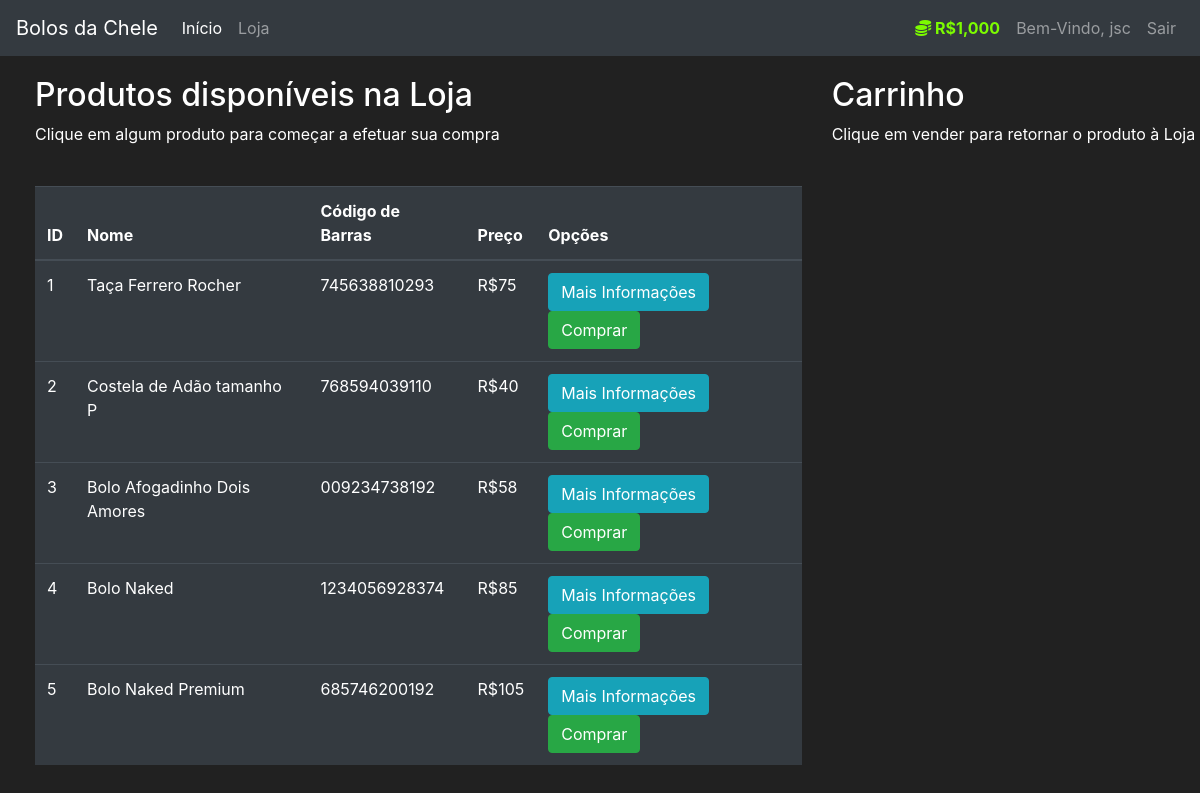
/market (signed in), run on an earlier commit of the app's database.
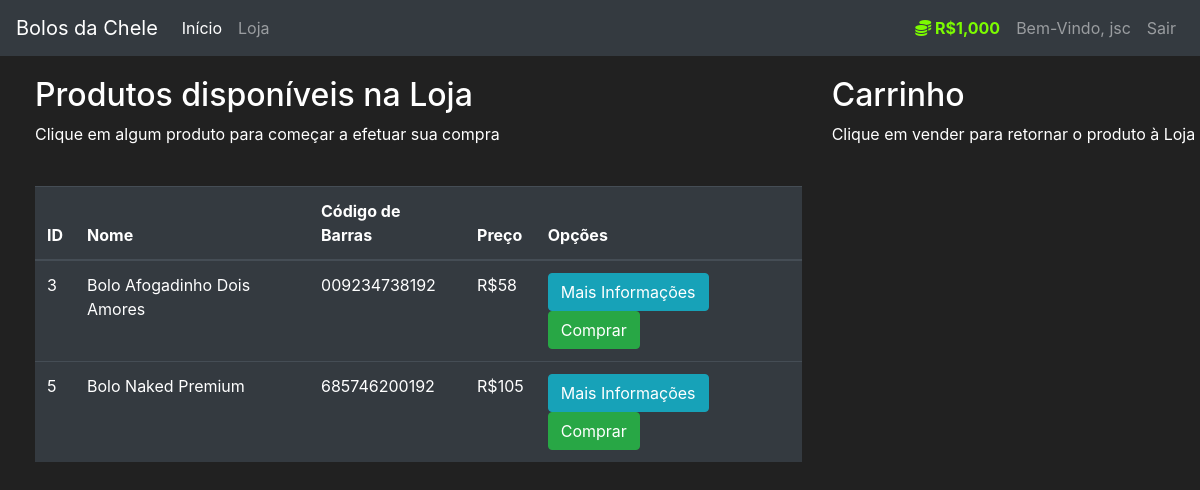
And on a later commit of the database.
### market/models.py (models this page shows, shortened)
class Item(db.Model):
    id = db.Column(db.Integer(), primary_key=True)
    name = db.Column(db.String(length=30), nullable=False, unique=True)
    price = db.Column(db.Integer(), nullable=False)
    barcode = db.Column(db.String(length=12), nullable=False, unique=True)
    description = db.Column(db.String(length=1024), nullable=False, unique=True)
    owner = db.Column(db.Integer(), db.ForeignKey('user.id'))

### market/routes.py (the view, shortened to what this page needs)
@app.route('/market', methods=['GET', 'POST'])
@login_required
def market_page():
    purchase_form = PurchaseItemForm()
    selling_form = SellItemForm()
    if request.method == "GET":
        items = Item.query.filter_by(owner=None)
        owned_items = Item.query.filter_by(owner=current_user.id)
        return render_template('market.html', items=items, purchase_form=purchase_form, owned_items=owned_items, selling_form=selling_form)

### market/models.py (called while the page is built)
@login_manager.user_loader
def load_user(user_id):
    return User.query.get(int(user_id))

    @property
    def prettier_budget(self):
        if len(str(self.budget)) >= 4:
            return f'R${str(self.budget)[:-3]},{str(self.budget)[-3:]}'
        else:
            return f"R${self.budget}"

### market/templates/market.html (shortened to what this page needs)
{% extends 'base.html' %}
{% block content %}
<div class="row" style="margin-top:20px; margin-left:20px">
   <div class="col-8">
       <h2>Produtos disponíveis na Loja</h2>
       <p>Clique em algum produto para começar a efetuar sua compra</p>
       <br>
      <table class="table table-hover table-dark">
         <thead>
            <tr>
               <th scope="col">ID</th>
               <th scope="col">Nome</th>
               <th scope="col">Código de Barras</th>
               <th scope="col">Preço</th>
               <th scope="col">Opções</th>
            </tr>
         </thead>
         <tbody>
            {% for item in items %}
            <tr>
               <td>{{ item.id }}</td>
               <td>{{ item.name }}</td>
               <td>{{ item.barcode }}</td>
               <td>R${{ item.price }}</td>
               <td>
                  <button class="btn btn-outline btn-info" data-toggle="modal" data-target="#Modal-MoreInfo-{{ item.id }}">Mais Informações</button>
                  <button class="btn btn-outline btn-success" data-toggle="modal" data-target="#Modal-PurchaseConfirm-{{ item.id }}">Comprar</button>
               </td>
            </tr>
            {% endfor %}
         </tbody>
      </table>
   </div>
   <div class="col-4">
        <h2>Carrinho</h2>
        <p>Clique em vender para retornar o produto à Loja</p>
        <br>
   </div>
</div>
{% endblock %}

What changed in the data, as far as the page shows it:
no longer on this page (row edited): Item: id "1", name "Taça Ferrero Rocher", barcode "745638810293", price "75"
no longer on this page (row edited): Item: id "2", name "Costela de Adão tamanho P", barcode "768594039110", price "40"
no longer on this page (row edited): Item: id "4", name "Bolo Naked", barcode "1234056928374", price "85"
